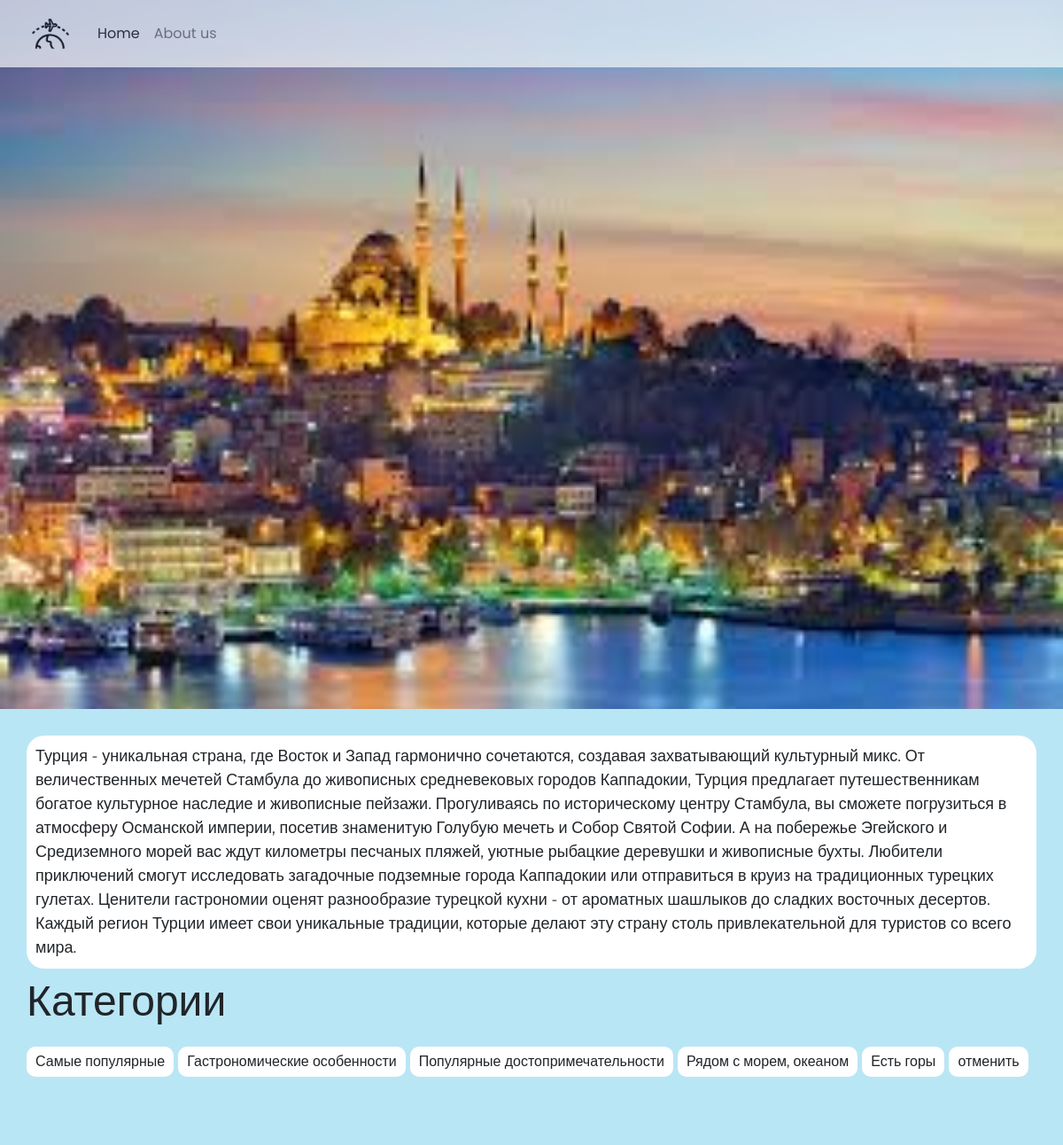
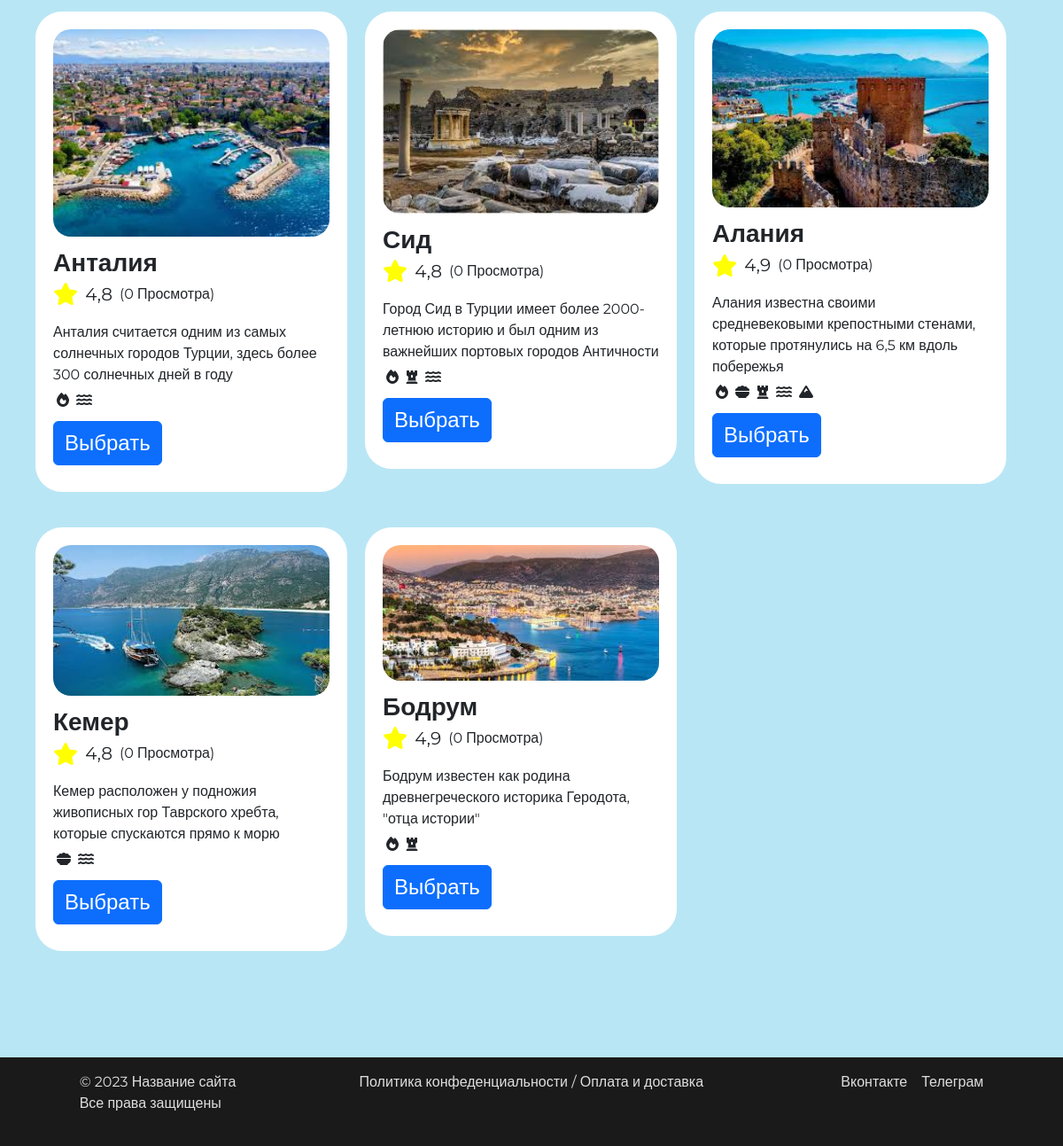
Page /tours/2 on the committed database (2 pictures, top to bottom).
### main/models.py (models this page shows, shortened)
class Country(models.Model):
    name = models.CharField(max_length=70)
    short_desc = models.TextField()
    full_desc = models.TextField()
    image_name = models.CharField(max_length=100)
    rating = models.FloatField()
    category = models.ManyToManyField(Category)

class Category(models.Model):
    name = models.CharField(max_length=50)
    slug = models.CharField(max_length=70)
    icon_url = models.CharField(max_length=30)

class Tour(models.Model):
    name = models.CharField(max_length=150)
    short_desc = models.TextField()
    full_desc = models.TextField()
    image_name = models.CharField(max_length=100)
    rating = models.FloatField()
    views = models.IntegerField()
    country = models.ForeignKey(Country, on_delete = models.CASCADE)
    category = models.ManyToManyField(Category)

### main/views.py (the view)
# urls.py: path('tours/<int:pk>', views.ToursView.as_view(), name='tours'),
class ToursView(DetailView):
    model = Country
    template_name = 'tours.html'
    context_object_name = 'country'
    def get_context_data(self, **kwargs):
        context = super().get_context_data(**kwargs)
        context['tours'] = Tour.objects.filter(country=self.object)
        context['category'] = Category.objects.all()
        return context

### main/templates/tours.html (shortened to what this page needs)
{% extends "base.html" %}
{% load static %}
{% block header_img %}
    <img src="{% static "/img/country/" %}{{country.image_name}}.jpg" alt="">
{% endblock  %}
{% block content %}
    <main>
        <div class="full_desc">
            {{country.full_desc}}
        </div>
        {% include "filter.html" with category=category %}
        <div class="content container-fluid row">
            {% for tour in tours %}
                <div class="tour_card_content col-lg-4 col-md-6">
                    <div class="tour_card" data-categories="{% for item in tour.category.all %}{{ item.slug }} {% endfor %}">
                        <div class="img_block mb-2">
                            <img src="{% static "/img/tour/" %}{{tour.image_name}}.jpg" alt="{{tour.image_name}}">
                        </div>
                        <div class="info_block">
                            <div class="name">{{tour.name}}</div>
                            <div class="grade_block mb-3">
                                <i class="fa-solid fa-star me-2" style="color: yellow; font-size: 25px;"></i>
                                <div class="grade me-2" style="font-size: 20px;">{{tour.rating}}</div>
                                <div class="views">({{tour.views}} Просмотра)</div>
                            </div>
                            <div class="desc mb-2">{{tour.short_desc}}</div>
                            <div class="categories d-flex ps-0 mb-3">
                                {% for item in tour.category.all %}
                                    <i class="fa-solid fa-{{item.icon_url}} mx-1"></i>
                                {% endfor %}
                            </div>
                            <a class="btn btn-primary" href={% url "tour" tour.id %} >Выбрать</a>
                        </div>
                    </div>
                </div>
            {% endfor %}
        </div>
    </main>
{% endblock  %}

### main/templates/filter.html
{% block filter %}
<div class="filter">
    <p>Категории</p>
    <ul id="categoryList">
        {% for item in category %}
            <li data-category="{{ item.slug }}">{{item.name}}</li>
        {% endfor %}
    </ul>
</div>
{% endblock  %}

### main/static/styles/style.css (style rules this page uses)
li { list-style: none; }
html, body { width: 100%; height: 100%; box-sizing: border-box; }
header img { position: absolute; top: 0; left: 0; width: 100%; height: 100%; object-fit: cover; z-index: -1; }
main { padding: 30px; padding-bottom: 100px; background-color: rgb(185, 230, 245); font-family: "Montserrat", sans-serif; }
main .filter { margin-bottom: 60px; }
main .filter p { font-size: bold; font-size: 48px; }
main .filter ul { display: flex; padding-left: 0; flex-wrap: wrap; }
main .filter ul li { background-color: white; padding: 5px 10px; border-radius: 10px; width: fit-content; margin-right: 5px; margin-bottom: 10px; }
main .full_desc { background-color: white; padding: 10px; border-radius: 20px; font-size: 18px; }
main .tour_card_content { padding: 20px 10px; }
main .tour_card_content .tour_card { width: 100%; background-color: white; border-radius: 30px; padding: 20px; box-sizing: border-box; }
main .tour_card_content .tour_card .img_block { width: 100%; overflow: hidden; box-sizing: border-box; border-radius: 20px; height: fit-content; }
main .tour_card_content .tour_card .img_block img { width: 100%; }
main .tour_card_content .tour_card .info_block .name { font-size: 28px; font-weight: bold; word-wrap: break-word; }
main .tour_card_content .tour_card .info_block .grade_block { display: flex; align-items: center; }
main .tour_card_content .tour_card .info_block .btn { margin: auto auto 10px auto; font-size: 24px; cursor: pointer; }

### rows in the picture
Country: image_name (picture), full_desc "Турция - уникальная страна, где Восток и Запад гармонично сочетаются, создавая захватывающий культурный микс. От величественных мечетей Стамбула до живописных средневековых городов Каппадокии, Турция предлагает путешественникам богатое культурное наследие и живописные пейзажи. Прогуливаясь по историческому центру Стамбула, вы сможете погрузиться в атмосферу Османской империи, посетив знаменитую Голубую мечеть и Собор Святой Софии. А на побережье Эгейского и Средиземного морей вас ждут километры песчаных пляжей, уютные рыбацкие деревушки и живописные бухты. Любители приключений смогут исследовать загадочные подземные города Каппадокии или отправиться в круиз на традиционных турецких гулетах.…"
Category: name "Самые популярные"
Category: name "Гастрономические особенности"
Category: name "Популярные достопримечательности"
Category: name "Рядом с морем, океаном"
Category: name "Есть горы"
Category: name "отменить"
Tour: image_name (picture), name "Анталия", rating "4,8", views "0", short_desc "Анталия считается одним из самых солнечных городов Турции, здесь более 300 солнечных дней в году"
Tour: shows a picture, name "Сид", rating "4,8", views "0", short_desc "Город Сид в Турции имеет более 2000-летнюю историю и был одним из важнейших портовых городов Античности"
Tour: image_name (picture), name "Алания", rating "4,9", views "0", short_desc "Алания известна своими средневековыми крепостными стенами, которые протянулись на 6,5 км вдоль побережья"
Tour: image_name (picture), name "Кемер", rating "4,8", views "0", short_desc "Кемер расположен у подножия живописных гор Таврского хребта, которые спускаются прямо к морю"
Tour: image_name (picture), name "Бодрум", rating "4,9", views "0", short_desc "Бодрум известен как родина древнегреческого историка Геродота, \"отца истории\""
